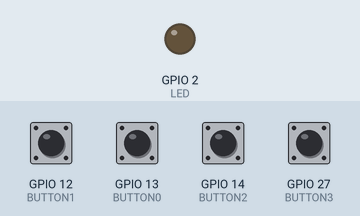
Recording of a sketch running on a simulated ESP32. Shown: output pins drawn as LEDs (lit = HIGH). The inputs (shaded band) are chosen by the test bench; at power-on: GPIO 12 (BUTTON1), GPIO 13 (BUTTON0), GPIO 14 (BUTTON2), GPIO 27 (BUTTON3) HIGH.

Above: at 1.2 s.
1.3 s: GPIO 12 (BUTTON1) pulled LOW for 0.15 s
At 3.2 s:
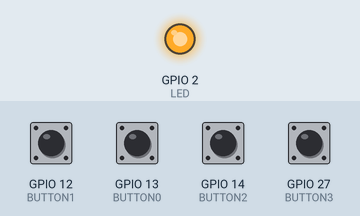
3.5 s: GPIO 12 (BUTTON1) pulled LOW for 1 s
At 4.7 s:
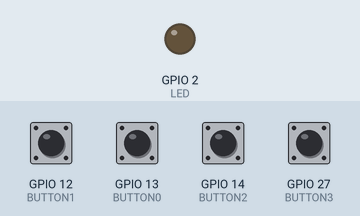
6.0 s: GPIO 13 (BUTTON0) pulled LOW for 0.15 s
At 6.3 s:
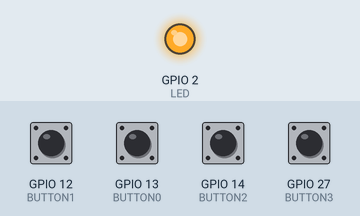
Timing chart, 0 to 9.0 s (numbered marks = the images above; inputs shaded):
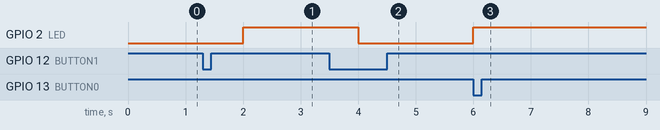

The sketch:

button_loop_2.ino
```cpp
// test with timer loop instead of no timer.

#define BUTTON0 13
#define BUTTON1 12
#define BUTTON2 14
#define BUTTON3 27
#define LED 2

static volatile uint8_t run_loop = 0;
static volatile uint8_t button_state_changed = 0;
static uint8_t led_state = 0;
static uint8_t button0_state = 0;
static uint8_t button1_state = 0;
static uint8_t button2_state = 0;
static uint8_t button3_state = 0;

hw_timer_t * timer = NULL;

void button_pressed(){
  button_state_changed = 1;
}

void IRAM_ATTR timerCallback(){
  run_loop = 1;
}

void setup() {
  // put your setup code here, to run once:

  // inputs
  pinMode(BUTTON0, INPUT_PULLUP);
  pinMode(BUTTON1, INPUT_PULLUP);
  pinMode(BUTTON2, INPUT_PULLUP);
  pinMode(BUTTON3, INPUT_PULLUP);

  pinMode(LED, OUTPUT);


  attachInterrupt(digitalPinToInterrupt(BUTTON0), button_pressed, FALLING);
  attachInterrupt(digitalPinToInterrupt(BUTTON1), button_pressed, FALLING);
  attachInterrupt(digitalPinToInterrupt(BUTTON2), button_pressed, FALLING);
  attachInterrupt(digitalPinToInterrupt(BUTTON3), button_pressed, FALLING);
  // attach interrupts => wake from sleep to run mainloop
  // OR run timer, that triggers main loop execution periodically?

  /* Use 1st timer of 4 */
  /* 1 tick take 1/(80MHZ/80000) = 1ms so we set divider 80 and count up */
  timer = timerBegin(0, 80000, true);

  /* attachinterrupt */
  timerAttachInterrupt(timer, &timerCallback, true);
  timerAlarmWrite(timer, 1000, true);
  timerAlarmEnable(timer);

  digitalWrite(LED, led_state);
}

void loop() {
  // put your main code here, to run repeatedly:

  if(run_loop){
    run_loop = 0;

    // get intputs
    if(button_state_changed){
      button_state_changed = 0;
      button0_state = digitalRead(BUTTON0);
      button1_state = digitalRead(BUTTON1);
      button2_state = digitalRead(BUTTON2);
      button3_state = digitalRead(BUTTON3);


      digitalWrite(LED, !led_state);
      led_state = !led_state;
    }
  }
}
```

Measured:
- after the input at 1.3 s, GPIO 2 (LED): LOW → HIGH after 0.70 s
- after the input at 3.5 s, GPIO 2 (LED): HIGH → LOW after 0.50 s
- after the input at 6.0 s, GPIO 2 (LED): LOW → HIGH at once
